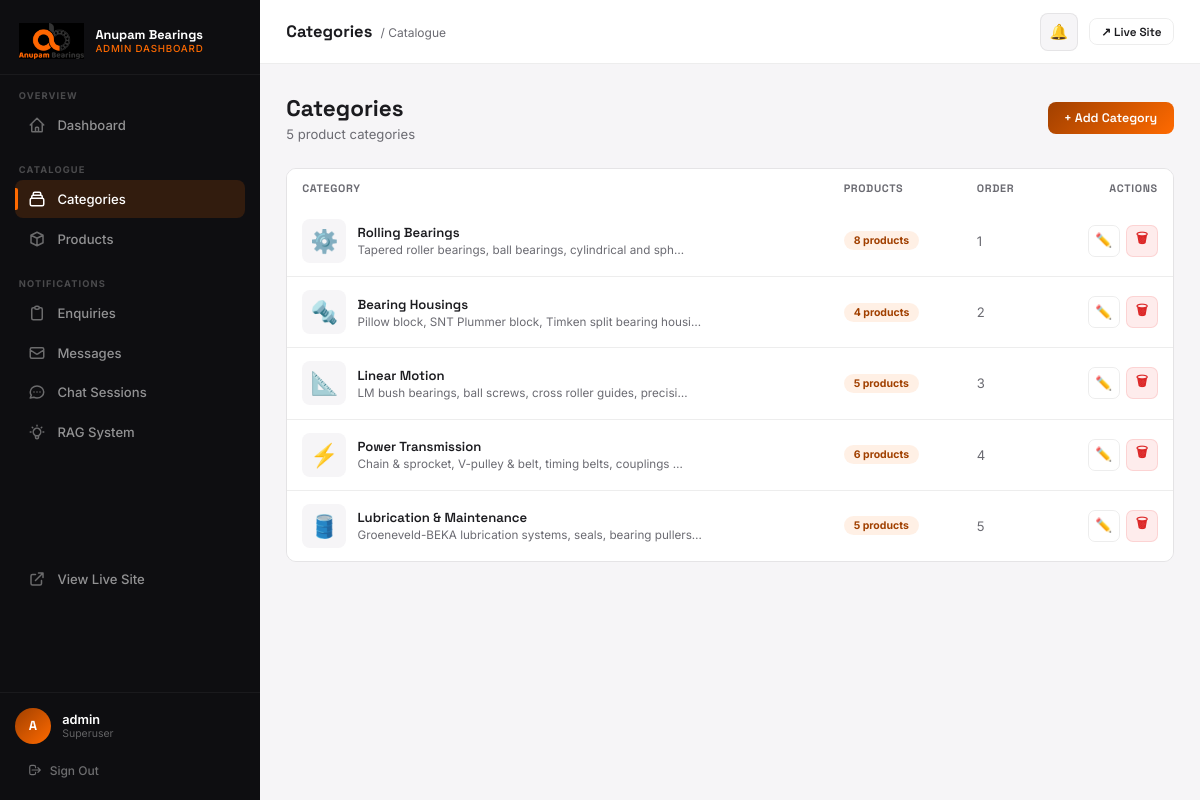
Screenshot of /dashboard/categories/ (signed in) with the database file from the repository.
### products/models.py (models this page shows, shortened)
class Category(models.Model):
    name = models.CharField(max_length=200)
    slug = models.SlugField(unique=True)
    description = models.TextField(blank=True)
    icon = models.CharField(max_length=100, blank=True, help_text="Icon class or emoji")
    image = models.ImageField(upload_to='categories/', blank=True, null=True)
    order = models.IntegerField(default=0)
    class Meta:
        verbose_name_plural = 'Categories'
        ordering = ['order', 'name']

### dashboard/views.py (the view)
# urls.py: path('categories/',            views.category_list,           name='categories'),
@login_required(login_url='/dashboard/login/')
@staff_required
def category_list(request):
    categories = Category.objects.annotate(product_count=Count('products')).order_by('order', 'name')
    return render(request, 'dashboard/categories.html', {'categories': categories})

### templates/dashboard/categories.html (shortened to what this page needs)
{% extends "dashboard/base.html" %}
{% block page_title %}Categories{% endblock %}
{% block breadcrumb %}<span class="topbar-breadcrumb">/ Catalogue</span>{% endblock %}
{% block nav_cats %}active{% endblock %}
{% block content %}
<div class="page-header">
  <div class="page-header-left">
    <h1>Categories</h1>
    <p>{{ categories|length }} product categor{{ categories|length|pluralize:"y,ies" }}</p>
  </div>
  <a href="{% url 'dashboard:category_add' %}" class="btn btn-primary">+ Add Category</a>
</div>
<div class="table-wrap">
  <table>
    <thead>
      <tr>
        <th>Category</th>
        <th>Products</th>
        <th>Order</th>
        <th style="text-align:right;">Actions</th>
      </tr>
    </thead>
    <tbody>
      {% for cat in categories %}
      <tr id="cat-row-{{ cat.pk }}">
        <td>
          <div class="prod-td">
            <div class="prod-thumb" style="font-size:1.5rem;">
              {% if cat.image %}<img src="{{ cat.image.url }}" alt="{{ cat.name }}"/>
              {% else %}{{ cat.icon|default:"📦" }}{% endif %}
            </div>
            <div>
              <div class="td-name">{{ cat.name }}</div>
              <div class="td-sub">{{ cat.description|truncatechars:60 }}</div>
            </div>
          </div>
        </td>
        <td>
          <span class="pill" style="background:rgba(255,106,0,0.1);color:var(--orange-dk);">
            {{ cat.product_count }} product{{ cat.product_count|pluralize }}
          </span>
        </td>
        <td style="color:var(--muted);font-size:0.875rem;">{{ cat.order }}</td>
        <td style="text-align:right;">
          <div style="display:flex;align-items:center;justify-content:flex-end;gap:0.4rem;">
            <a href="{% url 'dashboard:category_edit' cat.pk %}" class="btn btn-ghost btn-sm btn-icon" title="Edit">✏️</a>
            <button
              class="btn btn-danger btn-sm btn-icon"
              title="Delete"
              onclick="confirmDelete('{% url 'dashboard:category_delete' cat.pk %}', '{{ cat.name|escapejs }}', () => document.getElementById('cat-row-{{ cat.pk }}').remove())"
            >🗑</button>
          </div>
        </td>
      </tr>
      {% empty %}
      <tr><td colspan="4"><div class="empty-state"><div class="empty-state-icon">📂</div><h3>No categories</h3><p><a href="{% url 'dashboard:category_add' %}">Add your first category</a></p></div></td></tr>
      {% endfor %}
    </tbody>
  </table>
</div>
{% endblock %}

### templates/dashboard/base.html (shortened to what this page needs)
{% load static %}
<!DOCTYPE html>
<html lang="en">
<head>
</head>
<body>
<aside class="sidebar" id="sidebar">
  <div class="sidebar-logo">
    <img src="{% static 'images/logo.png' %}" alt="Anupam Bearings"/>
    <div>
      <div class="sidebar-logo-text">Anupam Bearings</div>
      <div class="sidebar-logo-sub">Admin Dashboard</div>
    </div>
  </div>
  <div class="sidebar-section">
    <div class="sidebar-section-label">Overview</div>
    <a href="{% url 'dashboard:home' %}" class="nav-item {% block nav_home %}{% endblock %}">
      <svg class="nav-icon" fill="none" stroke="currentColor" viewBox="0 0 24 24"><path stroke-linecap="round" stroke-linejoin="round" stroke-width="2" d="M3 12l2-2m0 0l7-7 7 7M5 10v10a1 1 0 001 1h3m10-11l2 2m-2-2v10a1 1 0 01-1 1h-3m-6 0a1 1 0 001-1v-4a1 1 0 011-1h2a1 1 0 011 1v4a1 1 0 001 1m-6 0h6"/></svg>
      Dashboard
    </a>
  </div>
  <div class="sidebar-section">
    <div class="sidebar-section-label">Catalogue</div>
    <a href="{% url 'dashboard:categories' %}" class="nav-item {% block nav_cats %}{% endblock %}">
      <svg class="nav-icon" fill="none" stroke="currentColor" viewBox="0 0 24 24"><path stroke-linecap="round" stroke-linejoin="round" stroke-width="2" d="M19 11H5m14 0a2 2 0 012 2v6a2 2 0 01-2 2H5a2 2 0 01-2-2v-6a2 2 0 012-2m14 0V9a2 2 0 00-2-2M5 11V9a2 2 0 012-2m0 0V5a2 2 0 012-2h6a2 2 0 012 2v2M7 7h10"/></svg>
      Categories
    </a>
    <a href="{% url 'dashboard:products' %}" class="nav-item {% block nav_prods %}{% endblock %}">
      <svg class="nav-icon" fill="none" stroke="currentColor" viewBox="0 0 24 24"><path stroke-linecap="round" stroke-linejoin="round" stroke-width="2" d="M20 7l-8-4-8 4m16 0l-8 4m8-4v10l-8 4m0-10L4 7m8 4v10M4 7v10l8 4"/></svg>
      Products
    </a>
  </div>
  <div class="sidebar-section">
    <div class="sidebar-section-label">Notifications</div>
    <a href="{% url 'dashboard:enquiries' %}" class="nav-item {% block nav_enq %}{% endblock %}">
      <svg class="nav-icon" fill="none" stroke="currentColor" viewBox="0 0 24 24"><path stroke-linecap="round" stroke-linejoin="round" stroke-width="2" d="M9 5H7a2 2 0 00-2 2v12a2 2 0 002 2h10a2 2 0 002-2V7a2 2 0 00-2-2h-2M9 5a2 2 0 002 2h2a2 2 0 002-2M9 5a2 2 0 012-2h2a2 2 0 012 2"/></svg>
      Enquiries
    </a>
    <a href="{% url 'dashboard:messages' %}" class="nav-item {% block nav_msgs %}{% endblock %}">
      <svg class="nav-icon" fill="none" stroke="currentColor" viewBox="0 0 24 24"><path stroke-linecap="round" stroke-linejoin="round" stroke-width="2" d="M3 8l7.89 5.26a2 2 0 002.22 0L21 8M5 19h14a2 2 0 002-2V7a2 2 0 00-2-2H5a2 2 0 00-2 2v10a2 2 0 002 2z"/></svg>
      Messages
    </a>
    <a href="{% url 'dashboard:chats' %}" class="nav-item {% block nav_chats %}{% endblock %}">
      <svg class="nav-icon" fill="none" stroke="currentColor" viewBox="0 0 24 24"><path stroke-linecap="round" stroke-linejoin="round" stroke-width="2" d="M8 12h.01M12 12h.01M16 12h.01M21 12c0 4.418-4.03 8-9 8a9.863 9.863 0 01-4.255-.949L3 20l1.395-3.72C3.512 15.042 3 13.574 3 12c0-4.418 4.03-8 9-8s9 3.582 9 8z"/></svg>
      Chat Sessions
    </a>
    <a href="{% url 'dashboard:rag_status' %}" class="nav-item {% block nav_rag %}{% endblock %}">
      RAG System
    </a>
  </div>
  <div class="sidebar-section" style="margin-top:auto;">
    <a href="/" target="_blank" class="nav-item">
      <svg class="nav-icon" fill="none" stroke="currentColor" viewBox="0 0 24 24"><path stroke-linecap="round" stroke-linejoin="round" stroke-width="2" d="M10 6H6a2 2 0 00-2 2v10a2 2 0 002 2h10a2 2 0 002-2v-4M14 4h6m0 0v6m0-6L10 14"/></svg>
      View Live Site
    </a>
  </div>
  <div class="sidebar-footer">
    <div class="sidebar-user">
      <div class="sidebar-avatar">{{ request.user.username|first|upper }}</div>
      <div>
        <div class="sidebar-user-name">{{ request.user.get_full_name|default:request.user.username }}</div>
        <div class="sidebar-user-role">{% if request.user.is_superuser %}Superuser{% else %}Staff{% endif %}</div>
      </div>
    </div>
    <a href="{% url 'dashboard:logout' %}" class="sidebar-logout">
      <svg style="width:14px;height:14px;" fill="none" stroke="currentColor" viewBox="0 0 24 24"><path stroke-linecap="round" stroke-linejoin="round" stroke-width="2" d="M17 16l4-4m0 0l-4-4m4 4H7m6 4v1a3 3 0 01-3 3H6a3 3 0 01-3-3V7a3 3 0 013-3h4a3 3 0 013 3v1"/></svg>
      Sign Out
    </a>
  </div>
</aside>
<div class="main">
  <header class="topbar">
    <div>
      <span class="topbar-title">{% block page_title %}Dashboard{% endblock %}</span>
      {% block breadcrumb %}<span class="topbar-breadcrumb"></span>{% endblock %}
    </div>
    <div class="topbar-right">
      <div style="position:relative;" id="notif-wrapper">
        <div class="topbar-notif" onclick="toggleNotifPanel()" title="Notifications">
          🔔
        </div>
      </div>
      <a href="/" target="_blank" class="btn btn-ghost btn-sm">↗ Live Site</a>
    </div>
  </header>
  <div class="page-content">
    {% block content %}{% endblock %}
  </div>
</div>
</body>
</html>

### rows the page displays
Category: icon "⚙️", name "Rolling Bearings", description "Tapered roller bearings, ball bearings, cylindrical and sph…", product_count "8", order "1"
Category: icon "🔩", name "Bearing Housings", description "Pillow block, SNT Plummer block, Timken split bearing housi…", product_count "4", order "2"
Category: icon "📐", name "Linear Motion", description "LM bush bearings, ball screws, cross roller guides, precisi…", product_count "5", order "3"
Category: icon "⚡", name "Power Transmission", description "Chain & sprocket, V-pulley & belt, timing belts, couplings …", product_count "6", order "4"
Category: icon "🛢️", name "Lubrication & Maintenance", description "Groeneveld-BEKA lubrication systems, seals, bearing pullers…", product_count "5", order "5"

### other values shown
{{ request.user.username|first|upper }} "A"
{{ request.user.get_full_name|default:request.user.username }} "admin"
{{ categories|length }} "5"
